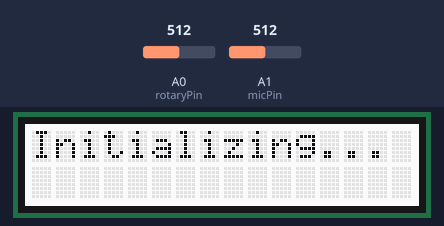
Recording of a sketch running on a simulated Arduino Uno, built with avr-gcc and run on an emulated ATmega328P. Parts: 16×2 character LCD. The inputs (shaded band) are chosen by the test bench; at power-on: A0 (rotaryPin) = 512, A1 (micPin) = 512.

Above: at 0.1 s.
At 10.2 s:
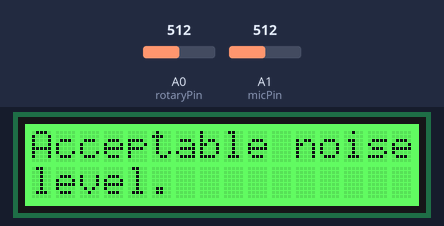

The sketch:

noiseLimit.ino
```cpp
#include <rgb_lcd.h>
#include <Wire.h>

rgb_lcd lcd;

const int rotaryPin = 0;
const int micPin = 1;

void setup()
{
    // set up the LCD's number of columns and rows:
    lcd.begin(16, 2);
    lcd.setCursor(0, 0);
    lcd.home();

    pinMode(rotaryPin, INPUT);
    pinMode(micPin, INPUT);
}

void loop()
{
    int dataArray [40];
    int i = 0;
    int sum = 0;
    int average = 0;
    int soundLimit = 0;
    int soundLimit_temp = 0;
    int settingsDelay = 0;

    // Print a message to the LCD.
    lcd.clear();
    lcd.home();
    lcd.setRGB(255, 255, 255); //white background
    lcd.print("Initializing...");

    for(i=0; i <= 39; i++) //initalize array with room's current sound level
    {
      dataArray[i] = analogRead(micPin);
      delay(250);
    }

    lcd.setRGB(50, 255, 50); //green screen at start
    lcd.clear();
    lcd.setCursor(1,1);
    lcd.print("Acceptable noise level.");

    soundLimit = analogRead(rotaryPin); //set starting values
    soundLimit_temp = soundLimit;

  while(1) //stay in this loop forever
  {
          for(i=1; i <= 39; i++) //shift all data 1 index
          {
            dataArray[i-1] = dataArray[i];
            dataArray[i] = 0;
          }

          dataArray[39] = analogRead(micPin); //read in current noise

          sum = 0;
          for(i=0; i <= 39; i++) //add all data points in the array
            sum += dataArray[i];

          average = sum/40; //calculate average

          soundLimit = analogRead(rotaryPin); //read current sound limit setting

          if(soundLimit > (soundLimit_temp + 10) || soundLimit < (soundLimit_temp - 10)) //if current sound limit setting has changed
           settingsDelay = 20; //20 x 250ms = 5 second delay

          soundLimit_temp = soundLimit; //remeber the previous sound limit setting do detect if it changes later

          if(settingsDelay > 0) //if sound limit value setting was changed display the new setting for 5 seconds
          {
            if(average > soundLimit)
              lcd.setRGB(255, 0, 0); //red screen
            else
              lcd.setRGB(50, 255, 50); //green screen
            lcd.clear();
            lcd.setCursor(0,0);
            lcd.print("Sound");
            lcd.print(" ");
            lcd.print("Limit");
            lcd.setCursor(0,1);
            lcd.print(average);
            lcd.setCursor(6,1);
            lcd.print(analogRead(rotaryPin));
            settingsDelay--;
          }
          else //else display the normal screen feedback
          {
            if(average > soundLimit) //if sound is too loud
            {
              lcd.setRGB(255, 0, 0); //red screen
              lcd.clear();
              lcd.setCursor(0,0);
              lcd.print("It's too loud!");
            }
            else //else sound level is OK
            {
                lcd.setRGB(50, 255, 50); //green screen
                lcd.clear();
                lcd.setCursor(0,0);
                lcd.print("Acceptable noise");
                lcd.setCursor(0,1);
                lcd.print("level.");
            }
          }

          delay(250);  // 1/4 second update rate
  }
}
```
